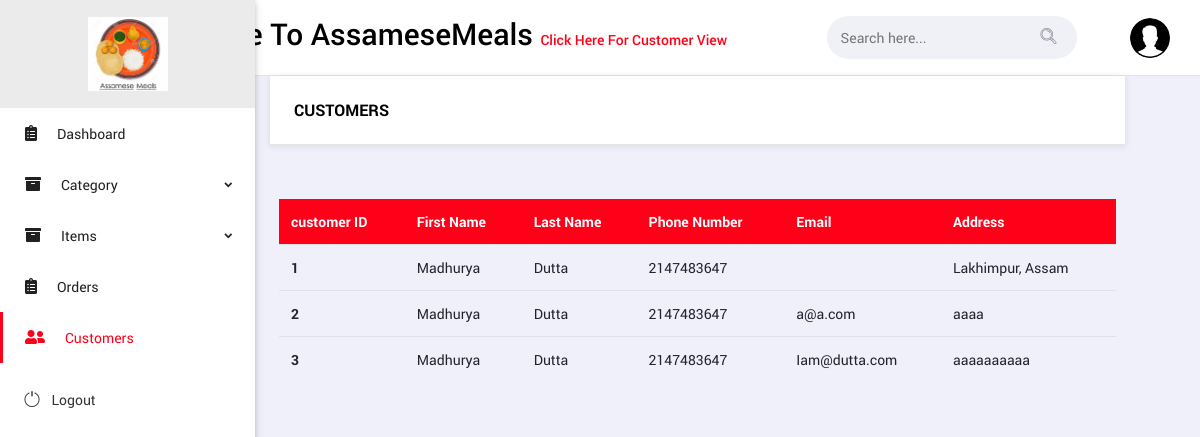
The app's page /admin/view_customer.php (signed in), older data.
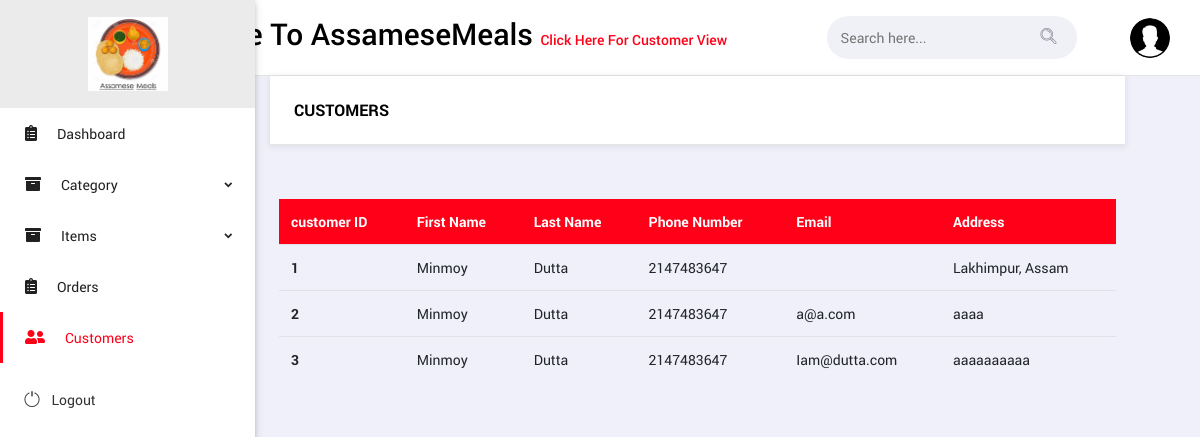
The same page, newer data.
### tables this page shows
CREATE TABLE `customer` (
  `cust_id` int(10) NOT NULL,
  `cust_fname` varchar(30) NOT NULL,
  `cust_lname` varchar(30) NOT NULL,
  `cust_password` varchar(30) NOT NULL,
  `email` varchar(30) NOT NULL,
  `phone` int(10) NOT NULL,
  `address` varchar(100) NOT NULL
);

### admin/view_customer.php (the view, shortened to what this page needs)
<?php
include "navbar.php";
$view_customer = mysqli_query($con, "SELECT * FROM `customer`");
?>
<!DOCTYPE html>
<body>
    <main class="body-content">
        <div class="col-12">
            <div class="ms-panel">
                <div class="ms-panel-header">
                    <h6> customers</h6>
                </div>
            </div>
        </div>
        <div class="ms-panel-body">
            <div class="table-responsive">
                <table class="table table-hover thead-primary">
                    <thead>
                        <tr>
                            <th scope="col">customer ID</th>
                            <th scope="col">First Name</th>
                            <th scope="col">Last Name</th>
                            <th scope="col">Phone Number</th>
                            <th scope="col">Email</th>
                            <th scope="col">Address</th>
                        </tr>
                    </thead>
                    <tbody>
                        <?php
                        while ($row = mysqli_fetch_array($view_customer)) {
                        ?>
                            <tr>
                                <th scope="row"><?php echo $row["cust_id"]; ?></th>
                                <td><?php echo $row["cust_fname"]; ?></td>
                                <td><?php echo $row["cust_lname"]; ?></td>
                                <td> <?php echo $row["phone"]; ?></td>
                                <td> <?php echo $row["email"]; ?></td>
                                <td> <?php echo substr($row["address"], 0, 25); ?></td>
                            </tr>
                        <?php
                        }
                        ?>
                    </tbody>
                </table>
            </div>
        </div>
    </main>
</body>
</html>

### admin/navbar.php (shortened to what this page needs)
<!DOCTYPE html>
<html lang="en">
<head>
    <link href="vendors/iconic-fonts/font-awesome/css/all.min.css" rel="stylesheet">
    <link rel="stylesheet" href="vendors/iconic-fonts/flat-icons/flaticon.css">
    <link rel="stylesheet" href="vendors/iconic-fonts/cryptocoins/cryptocoins.css">
    <link rel="stylesheet" href="vendors/iconic-fonts/cryptocoins/cryptocoins-colors.css">
    <link href="assets/css/bootstrap.min.css" rel="stylesheet">
    <link href="assets/css/jquery-ui.min.css" rel="stylesheet">
    <link href="assets/css/slick.css" rel="stylesheet">
    <link href="assets/css/datatables.min.css" rel="stylesheet">
    <link href="assets/css/style.css" rel="stylesheet">
</head>
<body class="ms-body ms-aside-left-open ms-primary-theme ms-has-quickbar">
    <aside id="ms-side-nav" class="side-nav fixed ms-aside-scrollable ms-aside-left">
        <div class="logo-sn ms-d-block-lg">
            <a class="pl-0 ml-0 text-center" href="../index.php">
                <img src="assets/img/name.jpg" height="60px" width="80px" alt="logo">
            </a>
        </div>
        <ul class="accordion ms-main-aside fs-14" id="side-nav-accordion">
            <li class="menu-item">
                <a href="../admin/dashboard.php"> <span><i class="fas fa-clipboard-list fs-16"></i>Dashboard</span>
                </a>
            </li>
            <li class="menu-item">
                <a href="#" class="has-chevron" data-toggle="collapse" data-target="#product" aria-expanded="false" aria-controls="product"> <span><i class="fa fa-archive fs-16"></i>Category </span>
                </a>
            </li>
            <li class="menu-item">
                <a href="#" class="has-chevron" data-toggle="collapse" data-target="#product1" aria-expanded="false" aria-controls="product"> <span><i class="fa fa-archive fs-16"></i>Items </span>
                </a>
            </li>
            <li class="menu-item">
                <a href="order.php"> <span><i class="fas fa-clipboard-list fs-16"></i>Orders</span>
                </a>
            </li>
            <li class="menu-item">
                <a href="view_customer.php"> <span><i class="fas fa-user-friends fs-16"></i>Customers </span>
                </a>
            </li>
            <li>
                <a class="media fs-14 p-4" href="../logout.php"> <span><i class="flaticon-shut-down mr-2"></i> Logout</span>
                </a>
            </li>
        </ul>
    </aside>
    <nav class="navbar ms-navbar">
        <h3>Welcome To AssameseMeals <a href="../index.php"> Click Here For Customer View </a></h3>
        <ul class="ms-nav-list ms-inline mb-0" id="ms-nav-options">
            <li class="ms-nav-item ms-search-form pb-0 py-0">
                <form class="ms-form" method="post" action="../search.php">
                    <div class="ms-form-group my-0 mb-0 has-icon fs-14">
                        <input type="search" class="ms-form-input" name="search" placeholder="Search here..." value=""> <i class="flaticon-search text-disabled"></i>
                    </div>
                </form>
            </li>
            <li class="ms-nav-item ms-nav-user dropdown">
                <a href="#" id="userDropdown" data-toggle="dropdown" aria-haspopup="true" aria-expanded="false">
                    <img class="ms-user-img ms-img-round float-right" src="assets/img/people/admin.png" alt="people">
                </a>
            </li>
        </ul>
    </nav>
</body>
</html>

Row changes from the older to the newer data that the page shows:
changed customer "Lakhimpur, Assam": cust_fname "Madhurya" → "Minmoy"
changed customer "a@a.com": cust_fname "Madhurya" → "Minmoy"
changed customer "Iam@dutta.com": cust_fname "Madhurya" → "Minmoy"
